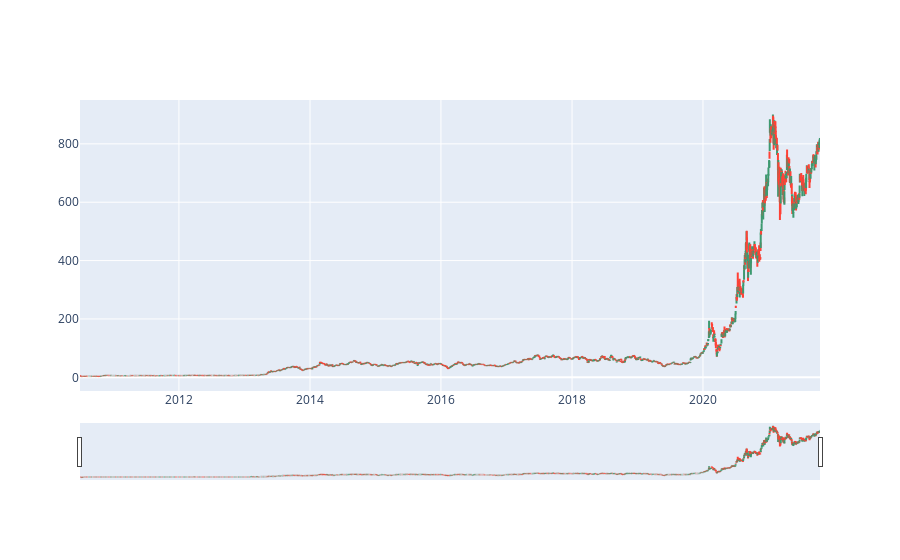

Notebook source saved alongside this figure:
### Code cell
# OHLC chart from 2010 to 2021
trace = go.Ohlc(x=data.index,
                open=data.Open,
                high=data.High,
                low=data.Low,
                close=data.Close)
df = [trace]
iplot(df, filename='simple_ohlc')

### Figure 1 — Plotly figure (JSON) as saved in the notebook; plotly's stock layout.template omitted (floating-point values rounded to 4 significant figures; data arrays with more than 128 entries replaced by an {"elided": "..."} marker saying what was removed)
{"data": [{"close": {"elided": "2845 float values"}, "high": {"elided": "2845 float values"}, "low": {"elided": "2845 float values"}, "open": {"elided": "2845 float values"}, "type": "ohlc", "x": {"elided": "2845 str values"}}], "layout": {}}
